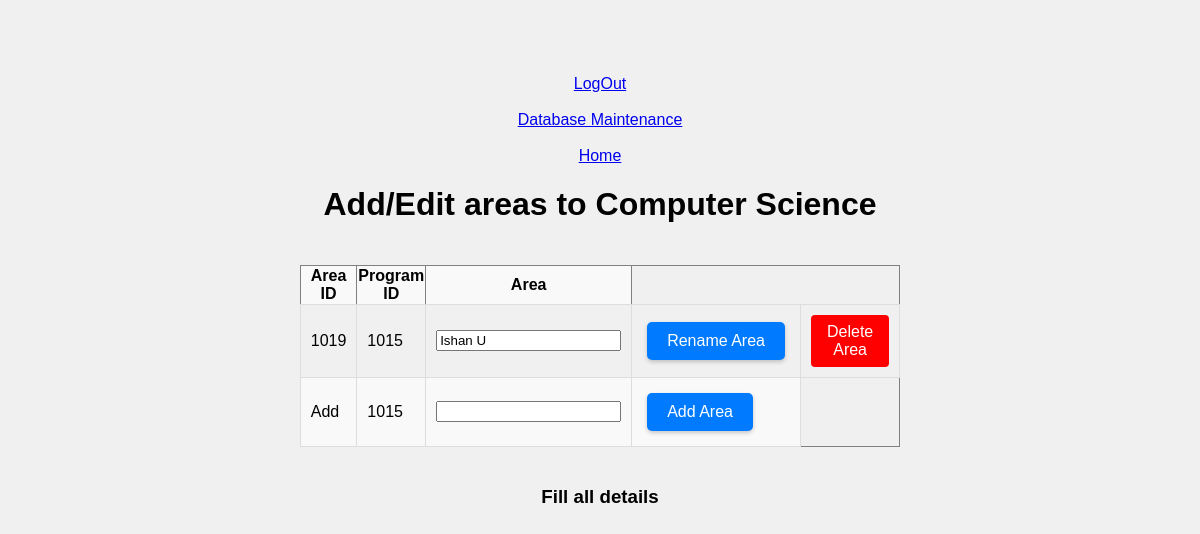
The page /add_update_area_program/1015/False (signed in) on the database as committed earlier.
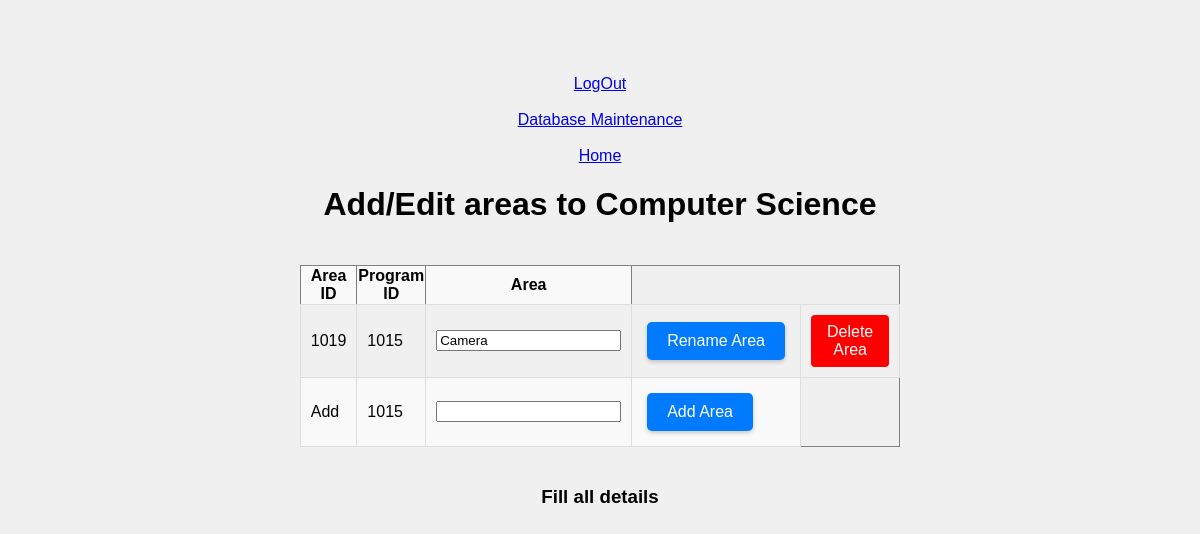
The same page on the database as committed later.
### tables this page shows
CREATE TABLE `areas` ( `area_id` integer NOT NULL PRIMARY KEY AUTOINCREMENT, `prog_id` int(11) NOT NULL, `area` varchar(32) NOT NULL, FOREIGN KEY (`prog_id`) REFERENCES `programs` (`prog_id`) );

### app.py (the view)
@app.route("/add_update_area_program/<prog_id>/", defaults={'condition1': 'false'})
@app.route("/add_update_area_program/<prog_id>/<condition1>", methods=["GET"])
def add_update_area_program(prog_id,condition1=False):
    if "loggedin" not in session:
        return render_template("login.html")
    if request.method == "GET":
        db = get_db()
        cur = db.execute(f"select * from areas where prog_id='{prog_id}'")
        data = cur.fetchall()
        cur1 = db.execute(f"select program from programs where prog_id='{prog_id}'")
        name = cur1.fetchall()
        program_name = None
        if name:
            program_name = name[0][0]
        return render_template("update_area_id.html",data=data,prog_id=prog_id,name=program_name,condition1=condition1)

### app.py (called while the page is built)
def connect_db():
    sql = sqlite3.connect(r"C:\Users\030737107\Desktop\Projects\final_project-1\server\db\bughound.db")
    sql.row_factory = sqlite3.Row
    return sql

def get_db():
    if not hasattr(g,"sqlite3"):
        g.sqlite_db = connect_db()
    return g.sqlite_db

### templates/update_area_id.html (shortened to what this page needs)
<!DOCTYPE html>
<html lang="en">
<head>
    <link rel="stylesheet" href="{{ url_for('static', filename='css/database_maintenance.css') }}">
</head>
<body>
    <a href="{{url_for('logout')}}">LogOut</a>
    <br/>
    <a href="{{url_for('database_maintenance')}}">Database Maintenance</a>
    <br/>
    <a href="{{url_for('index_page')}}">Home</a>
    <table style="width:25%", border="1">
    <h1>Add/Edit areas to {{name}} </h1>
    <tr>
        <th>Area ID</th>
        <th>Program ID</th>
        <th>Area</th>
    </tr>
    {% for area in data %}
            <tr>
                <td>{{ area[0] }}</td>
                <td>{{ area[1] }} </td>
                <form action="{{url_for('update_area_program',area_id=area[0],prog_id=prog_id)}}" method="POST">
                    <td><input id="area_edit" name="area_edit" value="{{area[2]}}"></td>
                    <td><input type="submit" class="btn" value="Rename Area"></td>
                </form>
                <td>
                    <a href="{{url_for('delete_area', area_id=area[0], prog_id=prog_id)}}" style="display: inline-block; padding: 8px 16px; background-color: red; color: white; text-align: center; text-decoration: none; font-size: 16px; border: none; border-radius: 4px; cursor: pointer; width: auto;">Delete Area</a>
                </td>
            </tr>
    {% endfor %}
    <tr>
        <td>Add</td>
        <td>{{prog_id}}</td>
        <form action="{{url_for('add_area_program',prog_id=prog_id)}}" method="POST">
        <td><input id="area_edit" name="area_edit"></td>
        <td><input type="submit" class="btn" value="Add Area"></td>
    </form>
    </tr>
    </table>
    {% if condition1 %}
    <h3>Fill all details</h3>
    {% endif %}
</body>
</html>

Rows that differ between the two databases and show on the page:
changed areas id 1019: area_edit "Ishan U" → "Camera"
